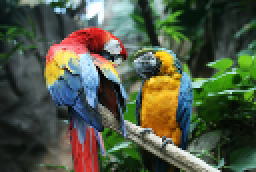
%> input picture sheet4/parrot.jpg, 128 x 86 px (shown 2 times larger)
$ octave group31_sheet4_exc2.m   (GNU Octave 9; MATLAB toolbox functions it lacks are replaced by stand-ins)
%> lines starting %> are read from the running program, lines starting %| are printed output that depends on the picture
close all;

img = imread('parrot.jpg');
%> img is the input picture: size 86x128x3 uint8; mean R, G, B 80.4, 88.8, 68.8

%imshow(img);

X = img(:,:,1); X = X(:);
%> after `X = img(:,:,1)`:
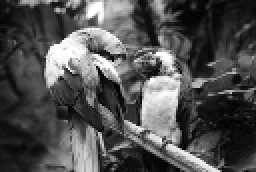
%> X: size 86x128 uint8 (shown 2 times larger); min 0, max 255, mean 80.4
Y = img(:,:,2); Y = Y(:);
%> after `Y = img(:,:,2)`:
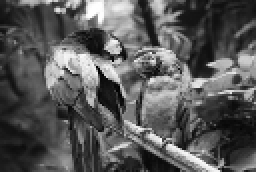
%> Y: size 86x128 uint8 (shown 2 times larger); min 0, max 255, mean 88.8
Z = img(:,:,3); Z = Z(:);
%> after `Z = img(:,:,3)`:
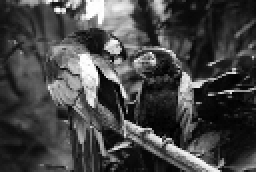
%> Z: size 86x128 uint8 (shown 2 times larger); min 0, max 255, mean 68.8

pts = double([X,Y,Z]);
n = length(pts);
%> n = 11008

t = 0;

K = 64;

w = zeros([K,3],'double');

for i = 1:K
    w(i,:) = randi([0,255],[3,1]);
end

%scatter3(w(:,1),w(:,2),w(:,3));

diff = Inf;
eps = 0.5;

while diff > eps
    diff
    C = cell([K,1]);

    for i = 1:n
        [~,kstar] = min(pdist2(pts(i,:) , w));
        C{kstar} = [C{kstar} ; pts(i,:)];
    end

    wold = w;
    for k = 1:K
        if ~(isempty(C{k}))
            w(k,:) = (1./length(C{k}))*sum(C{k});
        else
            wold(k,:) = [Inf,Inf,Inf];
        end
    end

    diff = min(sqrt(sum((w-wold).^2,2)));
end
%> this loop made 4 passes
%> diff on passes 1 to 4: 13.92, 2.23, 0.579, 0.16
%> after the loop, C = 64 items; w = 64 rows, first 12: [220.5 198.7 81.55; 82.84 98.75 87.55; 182.8 101.9 99.47; 176.8 197.1 154.1; 97.23 149.5 190.5; 64 232 251; 247.7 216.6 74.64; 186.9 204.4 199.2; 120 25 111; 158.2 204.7 226.8; 116.1 181.3 81.63; 185.3 116.6 15.4]; wold = 64 rows, first 12: [219.4 199.4 86.21; 83.49 100.6 87.97; 188.9 104.5 101; 169.1 201.7 146.3; 98.79 149.6 185.4; Inf Inf Inf; 247.4 218.4 79.41; 185.1 204.2 198.3; Inf Inf Inf; 160.1 206.3 229.8; 118.6 185.9 69.42; 185.2 117.4 16.03]


% [10 lines of commented-out code are left out]

indpic = zeros([n,1]);
indices = zeros([n,1]);
for i = 1:K
    if ~(isempty(C{i}))
        inds = find(ismember( pts,C{i},'rows'));
        indpic(inds) = i;
    end
end
%> after the loop, inds = 115 values from 2836 to 10966

indpic = reshape(indpic,[86,128]);
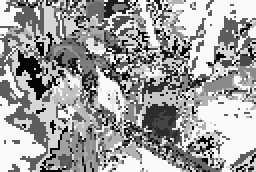
%> indpic: size 86x128 double (shown 2 times larger); min 1, max 64, mean 40.5; drawn with min black and max white
colmap = uint8(w);
%> colmap = 64 rows, first 12: [220 199 82; 83 99 88; 183 102 99; 177 197 154; 97 150 190; 64 232 251; 248 217 75; 187 204 199; 120 25 111; 158 205 227; 116 181 82; 185 117 15]

imshow(indpic,colmap)
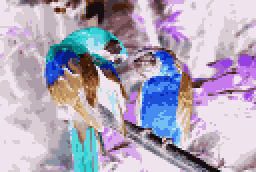
%> displayed picture: size 86x128x3, on the screen's scale of 0 to 255 (shown 2 times larger); mean R, G, B 175.6, 167.2, 187.2
